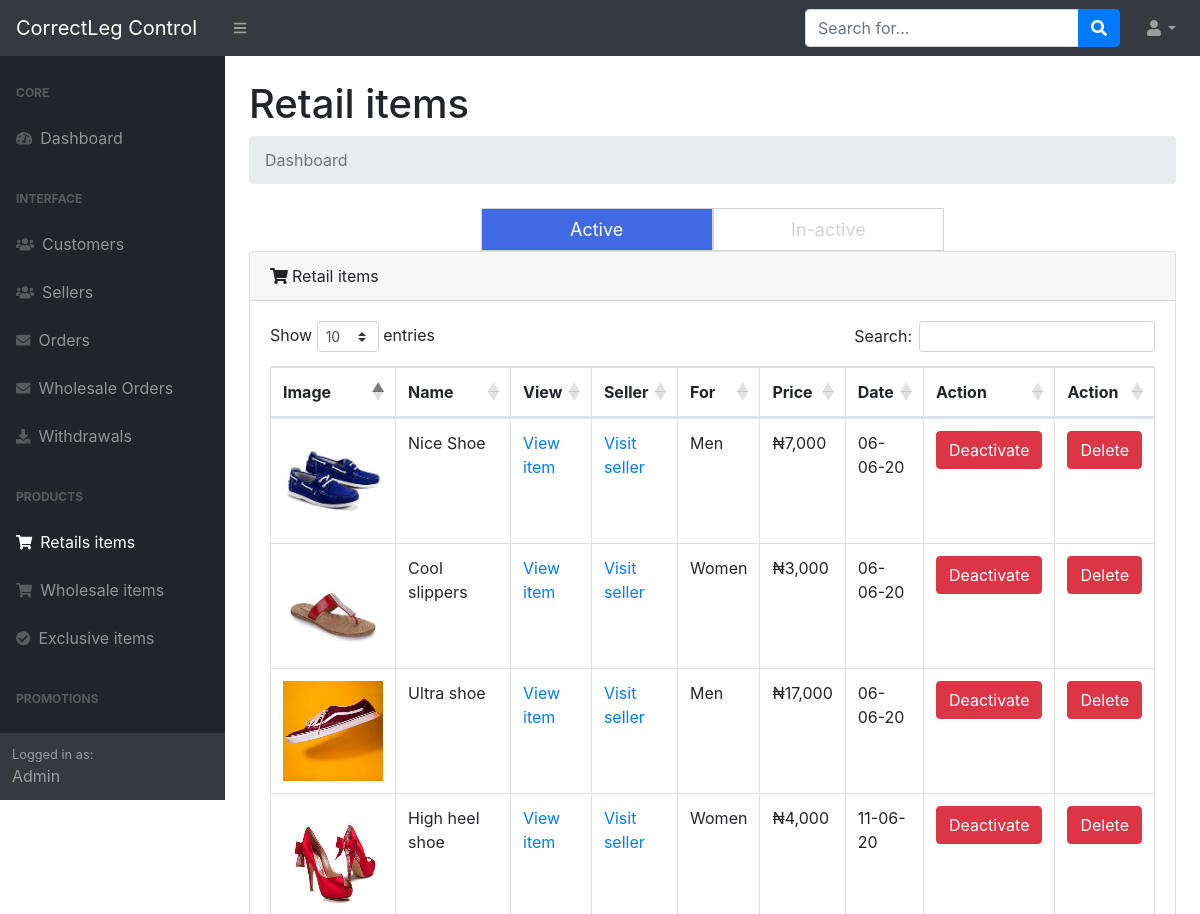
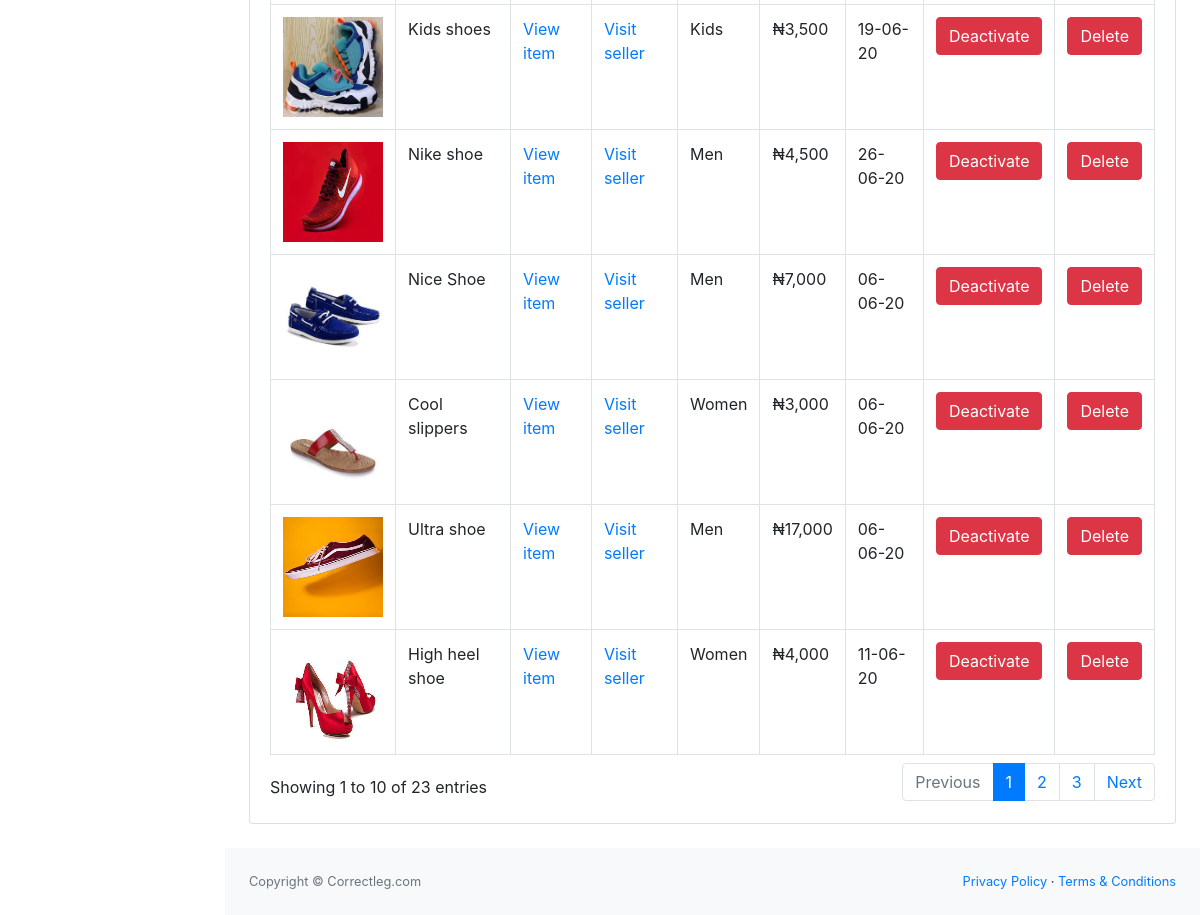
The page /c-panel/active-retail-items.php (signed in) on the database its author committed (2 pictures, top to bottom).
### tables this page shows
CREATE TABLE `product` (
  `id` int(11) NOT NULL,
  `uniqueid` varchar(500) NOT NULL,
  `sellerid` varchar(500) NOT NULL,
  `name` varchar(500) NOT NULL,
  `description` varchar(500) NOT NULL,
  `image1` varchar(500) NOT NULL,
  `image2` varchar(500) NOT NULL,
  `image3` varchar(500) NOT NULL,
  `image4` varchar(500) NOT NULL,
  `image5` varchar(500) NOT NULL,
  `itemisfor` varchar(500) NOT NULL,
  `itemtype` varchar(500) NOT NULL,
  `color` varchar(500) NOT NULL,
  `size` varchar(500) NOT NULL,
  `brandname` varchar(500) NOT NULL,
  `howmany` varchar(500) NOT NULL,
  `price` varchar(500) NOT NULL,
  `old_price` varchar(500) NOT NULL,
  `time` varchar(500) NOT NULL,
  `date` varchar(500) NOT NULL,
  `status` varchar(500) NOT NULL,
  `productcode` varchar(500) NOT NULL,
  `exclusive` varchar(500) NOT NULL,
  `views` varchar(500) NOT NULL,
  `stars` varchar(500) NOT NULL
);

### functions.php (called while the page is built, shortened)
<?php
function get_item_seller_id($itemid)
{
    global $conn;
    $sql = "SELECT * FROM product WHERE uniqueid='$itemid';";
    $result = mysqli_query($conn, $sql);
    $row = mysqli_fetch_assoc($result);
    $sellerid = $row['sellerid'];
    return $sellerid;
}

### c-panel/active-retail-items.php (the view, shortened to what this page needs)
<?php
include '../dbconn.php';
include '../functions.php';
?>
<!DOCTYPE html>
<html lang="en">
<head>
    <link href="css/styles.css" rel="stylesheet" />
    <link href="https://cdn.datatables.net/1.10.20/css/dataTables.bootstrap4.min.css" rel="stylesheet" />
</head>
<body class="sb-nav-fixed">
    <?php
    include 'sidebar.php'; ?>
    <div id="layoutSidenav_content">
        <main>
            <div class="container-fluid">
                <h1 class="mt-4">Retail items</h1>
                <ol class="breadcrumb mb-4">
                    <li class="breadcrumb-item active">Dashboard</li>
                </ol>
                <div class="switch-btns-container">
                    <a href="active-retail-items.php" class="switch-btns active" style="width:50%;">Active</a>
                    <a href="inactive-retail-items.php" class="switch-btns" style="width:50%;">In-active</a>
                </div>
                <?php
                $sql = "SELECT * FROM product WHERE status='active';";
                $result = mysqli_query($conn, $sql);
                $numrows = mysqli_num_rows($result);
                ?>
                <div class="card mb-4">
                    <div class="card-header">
                        <i class="fas fa-shopping-cart mr-1"></i>Retail items
                    </div>
                    <div class="card-body">
                        <div class="table-responsive">
                            <table class="table table-bordered" id="dataTable" width="100%" cellspacing="0">
                                <thead>
                                    <tr>
                                        <th>Image</th>
                                        <th>Name</th>
                                        <th>View</th>
                                        <th>Seller</th>
                                        <th>For</th>
                                        <th>Price</th>
                                        <th>Date</th>
                                        <th>Action</th>
                                        <th>Action</th>
                                    </tr>
                                </thead>
                                <tbody>
                                    <?php
                                    if ($numrows != 0) {
                                        while ($row = mysqli_fetch_assoc($result)) {
                                    ?>
                                            <tr>
                                                <td><img src="../<?php echo $row['image1']; ?>" class="item-img"></td>
                                                <td><?php echo $row['name']; ?></td>
                                                <td><a href="view-item.php?item_id=<?php echo $row['uniqueid']; ?>">View item</a></td>
                                                <td><a href="view-seller.php?seller_id=<?php echo get_item_seller_id($row['uniqueid']); ?>">Visit seller</a></td>
                                                <td><?php echo $row['itemisfor']; ?></td>
                                                <td><?php echo "<span>&#8358</span>" . number_format($row['price']); ?></td>
                                                <td><?php echo $row['date']; ?></td>
                                                <td><a href="retail-items-handler.php?deactivate_item=true&item_id=<?php echo $row['uniqueid']; ?>" class="btn btn-danger">Deactivate</a></td>
                                                <td><a href="retail-items-handler.php?delete_item=true&item_id=<?php echo $row['uniqueid']; ?>" class="btn btn-danger">Delete</a></td>
                                            </tr>
                                    <?php
                                        }
                                    } else {
                                        echo "<div style='width:100%;'>
                                        <div style='width:100%;padding:10px;text-align:center;font-size:60px;color:lightgrey'><i class='fa fa-shopping-cart'></i></div>
                                        <div style='width:100%;padding:10px;text-align:center;font-size:60px;color:lightgrey'>No Active items yet!</div>
                                        </div>";
                                    }
                                    ?>
                                </tbody>
                            </table>
                        </div>
                    </div>
                </div>
            </div>
        </main>
        <?php include 'footer.php'; ?>
    </div>
    </div>
</body>
</html>

### c-panel/active-retail-items.php (style rules this page uses)
* { margin: 0; padding: 0; }
@media only screen and (min-width: 690px) { .item-img { width: 100px; height: 100px; } }

### rows shown on the page
product: image1 (picture), name "Nice Shoe", itemisfor "Men", price "7,000", date "06-06-20"
product: image1 (picture), name "Cool slippers", itemisfor "Women", price "3,000", date "06-06-20"
product: image1 (picture), name "Ultra shoe", itemisfor "Men", price "17,000", date "06-06-20"
product: image1 (picture), name "High heel shoe", itemisfor "Women", price "4,000", date "11-06-20"
product: image1 (picture), name "Kids shoes", itemisfor "Kids", price "3,500", date "19-06-20"
product: image1 (picture), name "Nike shoe", itemisfor "Men", price "4,500", date "26-06-20"
product: image1 (picture), name "Nice Shoe", itemisfor "Men", price "7,000", date "06-06-20"
product: image1 (picture), name "Cool slippers", itemisfor "Women", price "3,000", date "06-06-20"
product: image1 (picture), name "Ultra shoe", itemisfor "Men", price "17,000", date "06-06-20"
product: image1 (picture), name "High heel shoe", itemisfor "Women", price "4,000", date "11-06-20"
